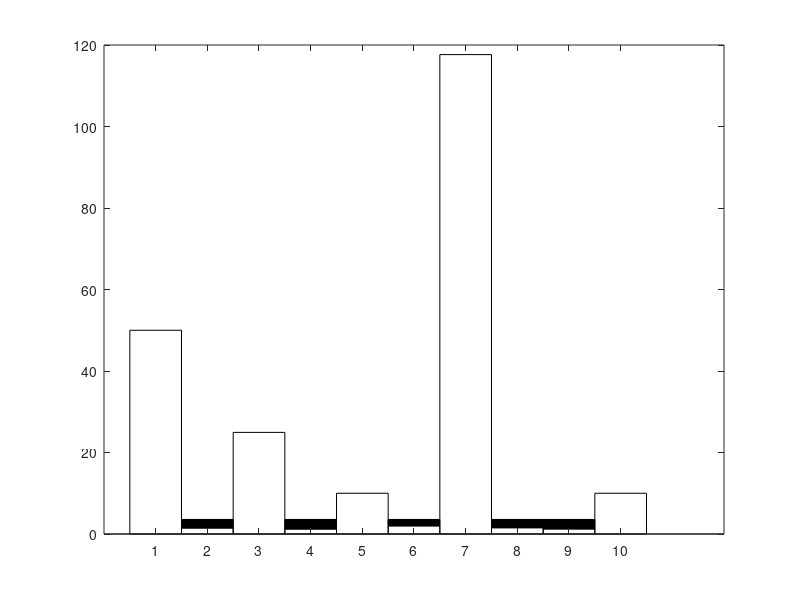

Reproduce this figure in MATLAB. (Note: this script raises an error after producing the figure.)

lambda = 0.28;
%lambda = 0.2;
%lambda = 0.61742; % for unit power constraint 
Nc = 10;
N0 = 1;
h = [0.1+0.1i 0.2+0.8i 0.01+0.2i 0.1+0.9i 0.3+0.1i 0.1+0.7i 0.09+0.02i 0.1+0.8i 0.4+0.8i 0.1+0.3i]';
Pn = zeros(Nc,1);
badness = zeros(Nc,1);

for i = 1:Nc
    badness(i) = N0./(abs(h(i))).^2;
    Pn(i) = 1/lambda - badness(i);
    if Pn(i)<0
        Pn(i) = 0;
    end
end

Pn'
sum(Pn')

b = bar([badness,Pn],1,'stacked','FaceColor','flat');
for i = 1:Nc
    colour_b(i,:) = [0 0 1];
    colour_p(i,:) = [1 0 0];
end
b(1).CData = colour_b;
b(2).CData = colour_p;

legend('Noise to Carrier Ratio','Power allocation','FontSize',11); % Set the legend
xlabel('Subchannel Indices','FontSize',13); % Set the axes
title('Water-Filling Algorithm (λ = 0.28)','FontSize',15); % Set the title

text(1, 80, sprintf('TimZ\n15/11/2021'),'FontSize',12);





